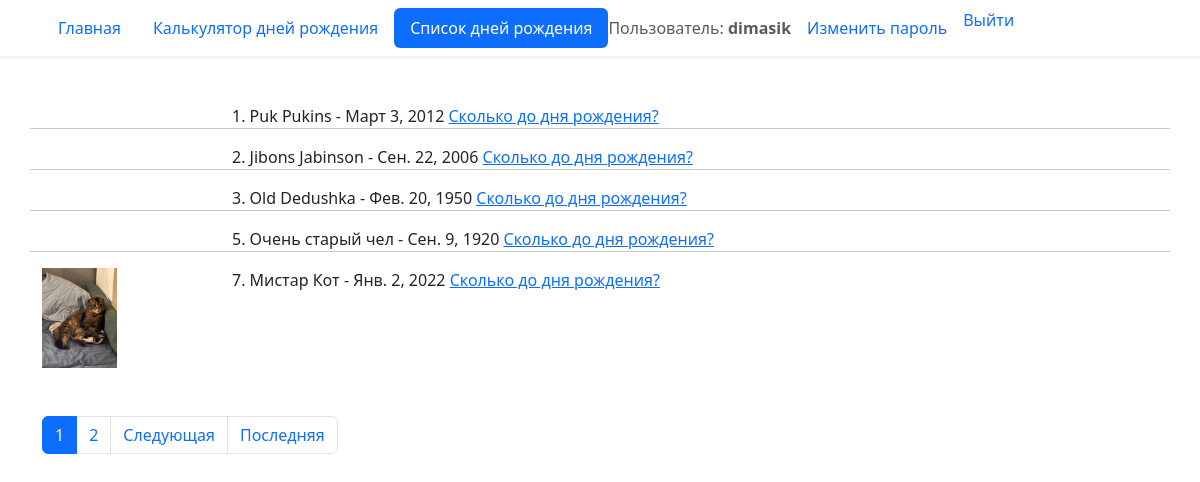
Page /birthday/list/ (signed in) on the earlier database version.
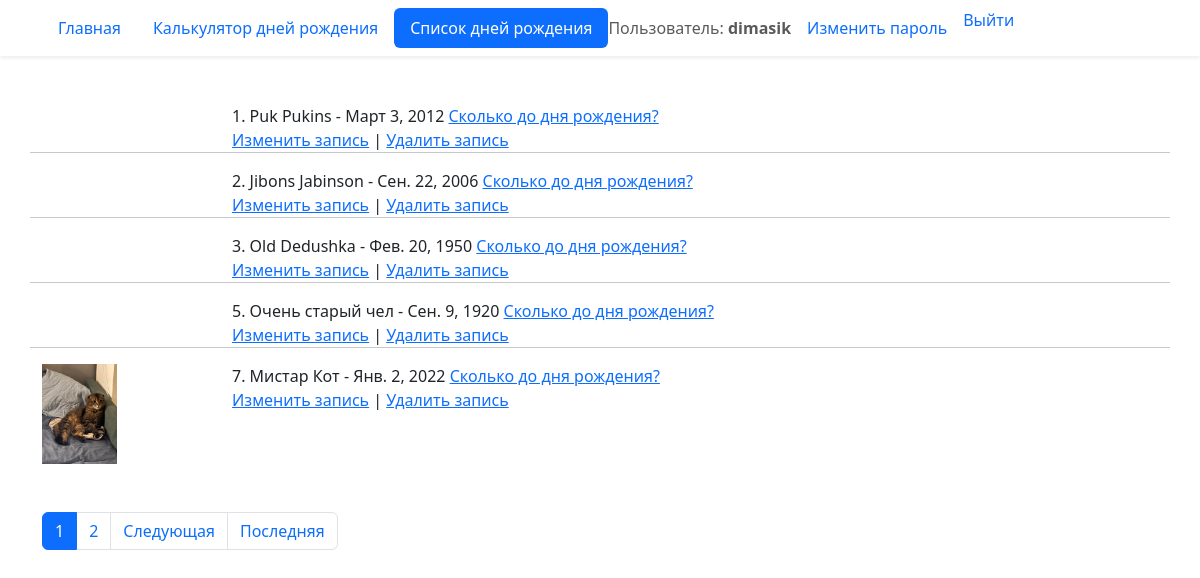
Same page on the later database version.
### birthday/models.py (models this page shows, shortened)
class Birthday(models.Model):
    first_name = models.CharField('Имя', max_length=30)
    last_name = models.CharField(
        'Фамилия', blank=True, help_text='Необязательное поле', max_length=30
    )
    birthday = models.DateField('Дата рождения', validators=(real_age,))
    image = models.ImageField('Фото', upload_to='birthdays_images', blank=True)
    author = models.ForeignKey(
        User, verbose_name='Автор записи', on_delete=models.CASCADE, null=True
    )
    tags = models.ManyToManyField(
        Tag,
        verbose_name='Теги',
        blank=True,
        help_text='Удерживайте Ctrl для выбора нескольких вариантов'
    )
    class Meta:
        constraints = (
            models.UniqueConstraint(
                fields=('first_name', 'last_name', 'birthday'),
                name='Unique person constraint',
            ),
        )

### birthday/views.py (the view)
# urls.py: path('list/', views.BirthdayListView.as_view(), name='list'),
class BirthdayListView(ListView):
    model = Birthday
    ordering = 'id'
    paginate_by = 5

### templates/birthday/birthday_list.html (shortened to what this page needs)
{% extends "base.html" %}
{% block content %}
  {% for birthday in object_list %}
    <div class="row">
      <div class="col-2">
        {% if birthday.image %}
          <img src="{{ birthday.image.url }}" height="100">
        {% endif %}
      </div>
      <div class="col-10">
        <div>
          {{ birthday.id }}. {{ birthday.first_name }} {{ birthday.last_name }} - {{ birthday.birthday }}
          <a href="{% url 'birthday:detail' birthday.id %}">Сколько до дня рождения?</a>
        </div>
          {% if birthday.author == user %}
            <div>
              <a href="{% url 'birthday:edit' birthday.id %}">Изменить запись</a> | <a href="{% url 'birthday:delete' birthday.id %}">Удалить запись</a>
            </div>
          {% endif %}
      </div>
      {% if not forloop.last %}
        <hr>
      {% endif %}
    </div>
  {% endfor %}
  {% include "includes/paginator.html" %}
{% endblock %}

### templates/base.html (shortened to what this page needs)
<!DOCTYPE html>
<html lang="ru">
  <head>
    {% load django_bootstrap5 %}
    {% bootstrap_css %}
  </head>
  <body>
    {% include "includes/header.html" %}
    <div class="container pt-5">
      {% block content %}{% endblock %}
    </div>
  </body>
</html>

### templates/includes/header.html (shortened to what this page needs)
<header>
  <nav class="navbar shadow-sm">
    <div class="container">
      {% with request.resolver_match.view_name as view_name %}
        <ul class="nav nav-pills">
          <li class="nav-item">
            <a class="nav-link {% if view_name == 'pages:homepage' %} active {% endif %}"
              href="{% url 'pages:homepage' %}">
              Главная
            </a>
          </li>
          <li class="nav-item">
            <a class="nav-link {% if view_name == 'birthday:create' %} active {% endif %}"
              href="{% url 'birthday:create' %}">
              Калькулятор дней рождения
            </a>
          </li>
          <li class="nav-item">
            <a class="nav-link {% if view_name == 'birthday:list' %} active {% endif %}" href="{% url 'birthday:list' %}">
              Cписок дней рождения
            </a>
          </li>
          {% if user.is_authenticated %}
            <span class="navbar-text">Пользователь: <b>{{ user.username }}</b></span>
            <li class="nav-item">
              <a class="nav-link{% if view_name == 'password_change' %} active {% endif %}"
                href="{% url 'password_change' %}">Изменить пароль</a>
            </li>
            <li class="nav-item">
              <form method="post" action="{% url 'logout' %}" style="display: inline;">
                  <button type="submit" class="nav-link btn btn-link" style="padding: 0; border: none; background: none;">
                   Выйти
                  </button>
              </form>
            </li>
          {% endif %}
        </ul>
      {% endwith %}
    </div>
  </nav>
</header>

### templates/includes/paginator.html (shortened to what this page needs)
{% if page_obj.has_other_pages %}
  <nav class="my-5">
    <ul class="pagination">
      {% for i in page_obj.paginator.page_range %}
        {% if page_obj.number == i %}
          <li class="page-item active">
            <span class="page-link">{{ i }}</span>
          </li>
        {% else %}
          <li class="page-item">
            <a class="page-link" href="?page={{ i }}">{{ i }}</a>
          </li>
        {% endif %}
      {% endfor %}
      {% if page_obj.has_next %}
        <li class="page-item">
          <a class="page-link" href="?page={{ page_obj.next_page_number }}">
            Следующая
          </a>
        </li>
        <li class="page-item">
          <a class="page-link" href="?page={{ page_obj.paginator.num_pages }}">
            Последняя
          </a>
        </li>
      {% endif %}
    </ul>
  </nav>
{% endif %}

Differences in the rows shown:
changed Birthday "Puk": now shows "Изменить запись | Удалить запись"
changed Birthday "Jibons": now shows "Изменить запись | Удалить запись"
changed Birthday "Old": now shows "Изменить запись | Удалить запись"
changed Birthday "Очень старый": now shows "Изменить запись | Удалить запись"
changed Birthday "Мистар": now shows "Изменить запись | Удалить запись"
